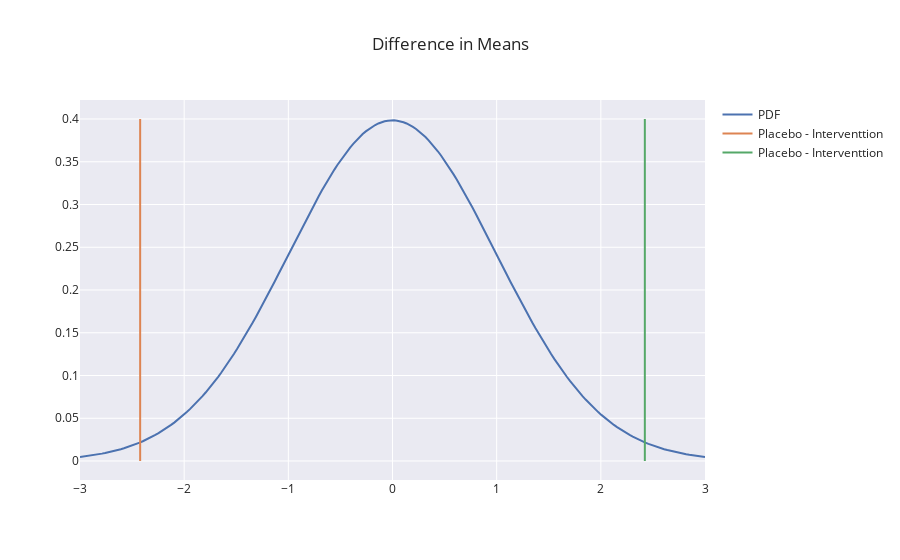

Notebook code for this chart:
### Markdown cell above
* We have to reflect the difference as well to the right of thee distribution, so this called a two tailed test so if we say there is a difference , we mean the differeence is in  both tails

### Code cell
## adding another trace  
t_dist_fig.add_trace( 
    go.Scatter( 
        x = [-t_stat, -t_stat], 
        y = [0,0.4], 
        name='Placebo - Interventtion',   
        mode='lines'
    )
)
t_dist_fig.update_layout(title='Difference in Means')

### Figure 1 — Plotly figure (JSON) as saved in the notebook; plotly's stock layout.template omitted (floating-point values rounded to 4 significant figures; data arrays with more than 128 entries replaced by an {"elided": "..."} marker saying what was removed)
{"data": [{"mode": "lines", "name": "PDF", "type": "scatter", "x": {"elided": "200 float values"}, "y": {"elided": "200 float values"}}, {"mode": "lines", "name": "Placebo - Interventtion", "type": "scatter", "x": [-2.423, -2.423], "y": [0, 0.4]}, {"mode": "lines", "name": "Placebo - Interventtion", "type": "scatter", "x": [2.423, 2.423], "y": [0, 0.4]}], "layout": {"title": {"text": "Difference in Means"}}}
